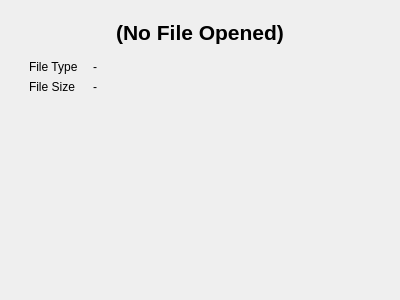
<?xml version="1.0" encoding="UTF-8"?>
<ui version="4.0">
 <class>FileViewWidget</class>
 <widget class="QWidget" name="FileViewWidget">
  <property name="geometry">
   <rect>
    <x>0</x>
    <y>0</y>
    <width>400</width>
    <height>300</height>
   </rect>
  </property>
  <property name="windowTitle">
   <string notr="true">Form</string>
  </property>
  <layout class="QVBoxLayout" name="verticalLayout">
   <item>
    <widget class="QWidget" name="contentWidget" native="true">
     <property name="sizePolicy">
      <sizepolicy hsizetype="Preferred" vsizetype="Preferred">
       <horstretch>3</horstretch>
       <verstretch>0</verstretch>
      </sizepolicy>
     </property>
     <property name="minimumSize">
      <size>
       <width>0</width>
       <height>0</height>
      </size>
     </property>
     <property name="maximumSize">
      <size>
       <width>16777215</width>
       <height>16777215</height>
      </size>
     </property>
     <layout class="QVBoxLayout" name="verticalLayout_2" stretch="0,0,0">
      <item>
       <widget class="QLabel" name="fileNameLabel">
        <property name="font">
         <font>
          <pointsize>16</pointsize>
          <weight>75</weight>
          <bold>true</bold>
         </font>
        </property>
        <property name="text">
         <string>(No File Opened)</string>
        </property>
        <property name="textFormat">
         <enum>Qt::PlainText</enum>
        </property>
        <property name="scaledContents">
         <bool>false</bool>
        </property>
        <property name="alignment">
         <set>Qt::AlignCenter</set>
        </property>
       </widget>
      </item>
      <item>
       <widget class="QWidget" name="fileInfoWidget" native="true">
        <property name="enabled">
         <bool>true</bool>
        </property>
        <property name="sizePolicy">
         <sizepolicy hsizetype="Minimum" vsizetype="Minimum">
          <horstretch>0</horstretch>
          <verstretch>0</verstretch>
         </sizepolicy>
        </property>
        <layout class="QFormLayout" name="formLayout">
         <property name="horizontalSpacing">
          <number>15</number>
         </property>
         <item row="1" column="0">
          <widget class="QLabel" name="label_4">
           <property name="text">
            <string>File Type</string>
           </property>
          </widget>
         </item>
         <item row="2" column="0">
          <widget class="QLabel" name="label_5">
           <property name="text">
            <string>File Size</string>
           </property>
          </widget>
         </item>
         <item row="1" column="1">
          <widget class="QLabel" name="fileTypeLabel">
           <property name="text">
            <string notr="true">-</string>
           </property>
          </widget>
         </item>
         <item row="2" column="1">
          <widget class="QLabel" name="fileSizeLabel">
           <property name="text">
            <string notr="true">-</string>
           </property>
          </widget>
         </item>
        </layout>
       </widget>
      </item>
      <item>
       <widget class="QWidget" name="contentPluginWidget" native="true">
        <property name="sizePolicy">
         <sizepolicy hsizetype="Expanding" vsizetype="Expanding">
          <horstretch>0</horstretch>
          <verstretch>1</verstretch>
         </sizepolicy>
        </property>
        <layout class="QHBoxLayout" name="horizontalLayout"/>
       </widget>
      </item>
     </layout>
    </widget>
   </item>
  </layout>
 </widget>
 <resources/>
 <connections/>
</ui>
